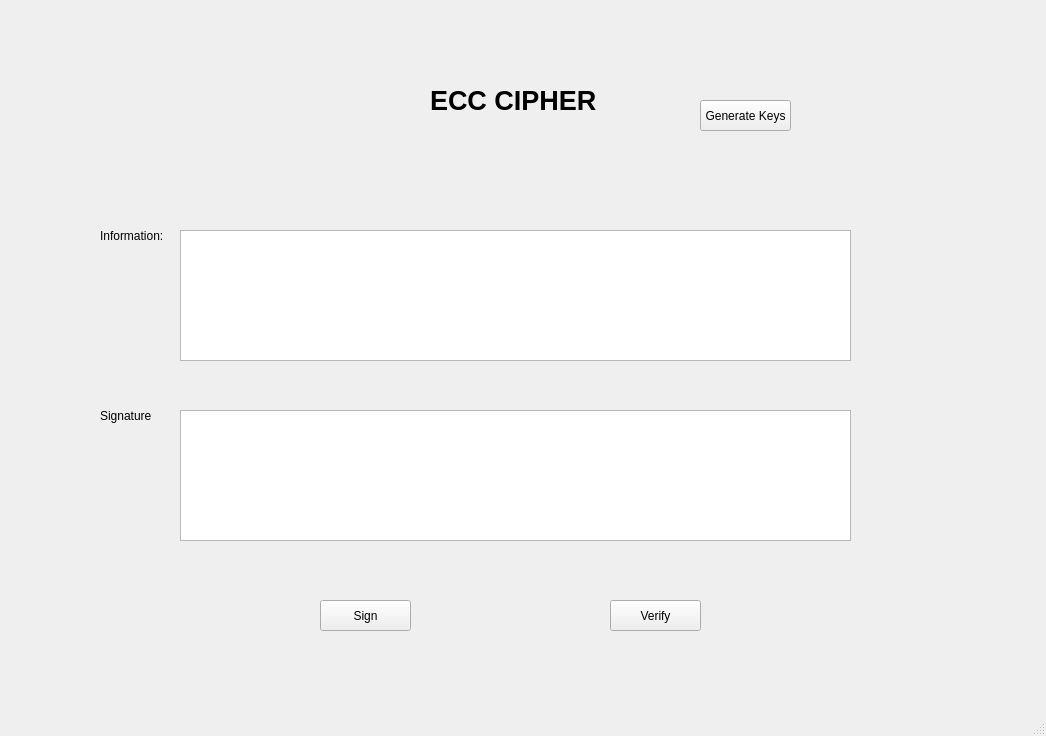
<?xml version="1.0" encoding="UTF-8"?>
<ui version="4.0">
 <class>MainWindow</class>
 <widget class="QMainWindow" name="MainWindow">
  <property name="geometry">
   <rect>
    <x>0</x>
    <y>0</y>
    <width>1046</width>
    <height>736</height>
   </rect>
  </property>
  <property name="windowTitle">
   <string>MainWindow</string>
  </property>
  <widget class="QWidget" name="centralwidget">
   <widget class="QLabel" name="label">
    <property name="geometry">
     <rect>
      <x>430</x>
      <y>60</y>
      <width>311</width>
      <height>81</height>
     </rect>
    </property>
    <property name="font">
     <font>
      <pointsize>20</pointsize>
      <weight>75</weight>
      <bold>true</bold>
     </font>
    </property>
    <property name="text">
     <string>ECC CIPHER</string>
    </property>
   </widget>
   <widget class="QLabel" name="label_2">
    <property name="geometry">
     <rect>
      <x>100</x>
      <y>220</y>
      <width>81</width>
      <height>31</height>
     </rect>
    </property>
    <property name="text">
     <string>Information:</string>
    </property>
   </widget>
   <widget class="QLabel" name="label_3">
    <property name="geometry">
     <rect>
      <x>100</x>
      <y>400</y>
      <width>81</width>
      <height>31</height>
     </rect>
    </property>
    <property name="text">
     <string>Signature</string>
    </property>
   </widget>
   <widget class="QTextEdit" name="txt_info">
    <property name="geometry">
     <rect>
      <x>180</x>
      <y>230</y>
      <width>671</width>
      <height>131</height>
     </rect>
    </property>
   </widget>
   <widget class="QTextEdit" name="txt_sign">
    <property name="geometry">
     <rect>
      <x>180</x>
      <y>410</y>
      <width>671</width>
      <height>131</height>
     </rect>
    </property>
   </widget>
   <widget class="QPushButton" name="pushButton">
    <property name="geometry">
     <rect>
      <x>700</x>
      <y>100</y>
      <width>91</width>
      <height>31</height>
     </rect>
    </property>
    <property name="text">
     <string>Generate Keys</string>
    </property>
   </widget>
   <widget class="QPushButton" name="btn_sign">
    <property name="geometry">
     <rect>
      <x>320</x>
      <y>600</y>
      <width>91</width>
      <height>31</height>
     </rect>
    </property>
    <property name="text">
     <string>Sign</string>
    </property>
   </widget>
   <widget class="QPushButton" name="btn_verify">
    <property name="geometry">
     <rect>
      <x>610</x>
      <y>600</y>
      <width>91</width>
      <height>31</height>
     </rect>
    </property>
    <property name="text">
     <string>Verify</string>
    </property>
   </widget>
  </widget>
  <widget class="QMenuBar" name="menubar">
   <property name="geometry">
    <rect>
     <x>0</x>
     <y>0</y>
     <width>1046</width>
     <height>21</height>
    </rect>
   </property>
  </widget>
  <widget class="QStatusBar" name="statusbar"/>
 </widget>
 <resources/>
 <connections/>
</ui>
